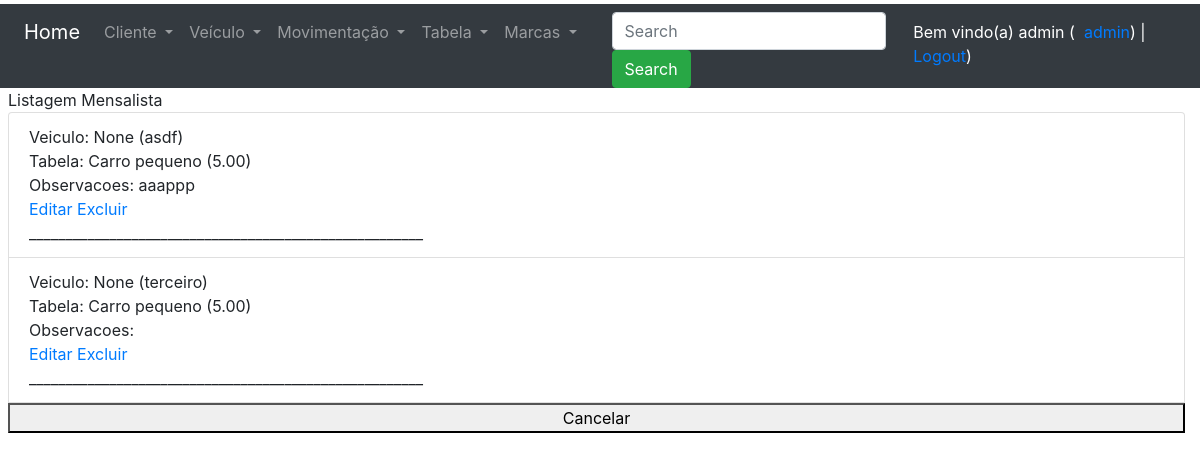
/listagem_mensalistas/ (signed in), run on the app's committed database.
### core/models.py (models this page shows, shortened)
class Mensalista(models.Model):
    id_veiculo = models.ForeignKey(Veiculo, on_delete=models.CASCADE, verbose_name='Veiculo')
    id_tabela = models.ForeignKey(Tabela, on_delete=models.CASCADE, verbose_name='Veiculo Valor')
    observacoes = models.TextField(blank=True, null=True, verbose_name="Obs.")
    class Meta:
        verbose_name_plural = 'Mensalistas'

class Veiculo(models.Model):
    placa = models.CharField(max_length=8, verbose_name='Placa:')
    modelo = models.CharField(max_length=30, blank=True, null=True, verbose_name='Modelo:')
    cor = models.CharField(max_length=50, blank=True, null=True, verbose_name='Cor:')
    marca_id = models.ForeignKey(Marca, on_delete=models.CASCADE, verbose_name='Fabricante')
    ano = models.IntegerField(default=2023, blank=True, null=True, verbose_name='Ano')
    Cliente_id = models.ForeignKey(Cliente, on_delete=models.CASCADE, verbose_name='Cliente')
    foto = models.ImageField(upload_to='veiculo_foto', blank=True, null=True, verbose_name='Foto')
    def __str__(self):
        return f"{self.modelo} ({self.placa})"
    class Meta:
        verbose_name_plural = 'Veículos'

class Tabela(models.Model):
    descricao = models.CharField(max_length=50, verbose_name='Descrição')
    valor = models.DecimalField(max_digits=8, decimal_places=2, verbose_name='Valor')
    def __str__(self):
        return f"{self.descricao} ({self.valor})"
    class Meta:
        verbose_name_plural = 'Tabelas'

### core/views.py (the view)
# urls.py: path('listagem_mensalistas/', listagem_mensalistas, name='url_listagem_mensalistas'),
@login_required()
def listagem_mensalistas(request):
    if request.user.is_staff:
        dados = Mensalista.objects.all()
        contexto = {'dados':dados}
        return render(request, 'core/listagem_mensalistas.html', contexto)
    return render(request, 'aviso.html')

### core/templates/core/listagem_mensalistas.html (shortened to what this page needs)
{% extends 'base.html' %}
{% load static %}
{% block main %}
Listagem Mensalista <br>
<ul class="list-group">
    {% for i in dados %}
    <li class="list-group-item">
        Veiculo: {% if i.id_veiculo %} {{ i.id_veiculo}} {% endif %}<br>
        Tabela: {% if i.id_tabela %} {{ i.id_tabela}} {% endif %}<br>
        Observacoes: {% if i.observacoes %} {{ i.observacoes}} {% endif %}<br>
        <a href="{% url 'url_altera_mensalista' i.id %}">Editar</a>
        <a href="{% url 'url_exclui_mensalista' i.id %}">Excluir</a>
        <br>______________________________________________________<br>
    </li>
    {%endfor%}
    <button onclick="window.location.href='/'">Cancelar</button>
</ul>
{% endblock %}

### templates/base.html (shortened to what this page needs)
<!DOCTYPE html>
<html lang="en">
<head>
    <link rel="stylesheet" href="https://cdn.jsdelivr.net/npm/bootstrap@4.6.2/dist/css/bootstrap.min.css">
</head>
<body>
<div class="container-fluid pt-1 pl-2">
    <div class="row bg-dark" >
        <div class="col-6">
            <nav class="navbar navbar-expand-sm bg-dark navbar-dark">
                <a class="navbar-brand" href="/">Home</a>
                <ul class="navbar-nav">
                    <li class="nav-item dropdown">
                        <a class="nav-link dropdown-toggle" href="#" id="navbardrop" data-toggle="dropdown">
                            Cliente
                        </a>
                    </li>
                    <li class="nav-item dropdown">
                        <a class="nav-link dropdown-toggle" href="#" id="navbardrop1" data-toggle="dropdown">
                            Veículo
                        </a>
                    </li>
                    <li class="nav-item dropdown">
                        <a class="nav-link dropdown-toggle" href="#" id="navbardrop2" data-toggle="dropdown">
                            Movimentação
                        </a>
                    </li>
                    <li class="nav-item dropdown">
                        <a class="nav-link dropdown-toggle" href="#" id="navbardrop3" data-toggle="dropdown">
                            Tabela
                        </a>
                    </li>
                    <li class="nav-item dropdown">
                        <a class="nav-link dropdown-toggle" href="#" id="navbardrop4" data-toggle="dropdown">
                            Marcas
                        </a>
                    </li>
                </ul>
            </nav>
        </div>
        <div class="col-3 bg-dark mt-2" >
            <form class="form-inline" method="post">
                <input name="pesquisa_input" class="form-control mr-sm-2" type="text" placeholder="Search">
                <button class="btn btn-success" type="submit">Search</button>
            </form>
        </div>
        <div class="col-3 bg-dark text-white mt-3">
            {% if user.get_username %}
            Bem vindo(a) {{user.get_username}} (&nbsp;
            <a href="/admin/">admin</a>) |
            <a href="/accounts/logout/">Logout</a>)
            {% else %}
            Usuário não autenticado(a) (
            <a href="/accounts/login/">Login</a>
            <a href="/accounts/registrar">Registrar</a>
            {%endif %}
        </div>
    </div>
    {% block main %}
    {% endblock %}
</div>
</body>
</html>

### data on the page
Mensalista: id_veiculo "None (asdf)", id_tabela "Carro pequeno (5.00)", observacoes "aaappp"
Mensalista: id_veiculo "None (terceiro)", id_tabela "Carro pequeno (5.00)"

### other printed values
{{ user.get_username }} "admin"
